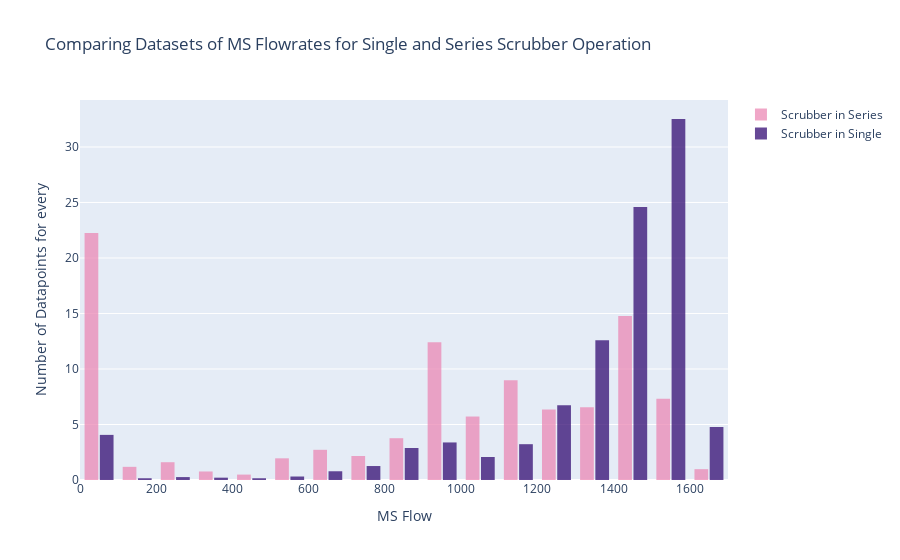

Here is the notebook cell this chart was saved with:
### Code cell
import plotly.graph_objects as go
import numpy as np

import plotly.graph_objects as go

import numpy as np
#x0 = np.random.randn(500)
#x1 = np.random.randn(500) + 1

fig = go.Figure()
fig.add_trace(go.Histogram(
    x=df_series_withou_Ni['MS_Flow'],
    histnorm='percent',
    name='Scrubber in Series', # name used in legend and hover labels
    xbins=dict( # bins used for histogram
        start=0,
        end=1650,
        size=100
    ),
    marker_color='#EB89B5',
    opacity=0.75
))
fig.add_trace(go.Histogram(
    x=df_single_without_Ni['MS_Flow'],
    histnorm='percent',
    name='Scrubber in Single',
    xbins=dict(
        start=0,
        end=1650,
        size=100
    ),
    marker_color='#330C73',
    opacity=0.75
))

fig.update_layout(
    title_text='Comparing Datasets of MS Flowrates for Single and Series Scrubber Operation', # title of plot
    xaxis_title_text='MS Flow', # xaxis label
    yaxis_title_text='Number of Datapoints for every ', # yaxis label
    bargap=0.2, # gap between bars of adjacent location coordinates
    bargroupgap=0.1 # gap between bars of the same location coordinates
)

fig.show()

### Figure 1 — Plotly figure (JSON) as saved in the notebook; plotly's stock layout.template omitted (floating-point values rounded to 4 significant figures; data arrays with more than 128 entries replaced by an {"elided": "..."} marker saying what was removed)
{"data": [{"histnorm": "percent", "marker": {"color": "#EB89B5"}, "name": "Scrubber in Series", "opacity": 0.75, "type": "histogram", "x": {"elided": "1446 float values"}, "xbins": {"end": 1650, "size": 100, "start": 0}}, {"histnorm": "percent", "marker": {"color": "#330C73"}, "name": "Scrubber in Single", "opacity": 0.75, "type": "histogram", "x": {"elided": "4068 float values"}, "xbins": {"end": 1650, "size": 100, "start": 0}}], "layout": {"bargap": 0.2, "bargroupgap": 0.1, "title": {"text": "Comparing Datasets of MS Flowrates for Single and Series Scrubber Operation"}, "xaxis": {"title": {"text": "MS Flow"}}, "yaxis": {"title": {"text": "Number of Datapoints for every "}}}}
